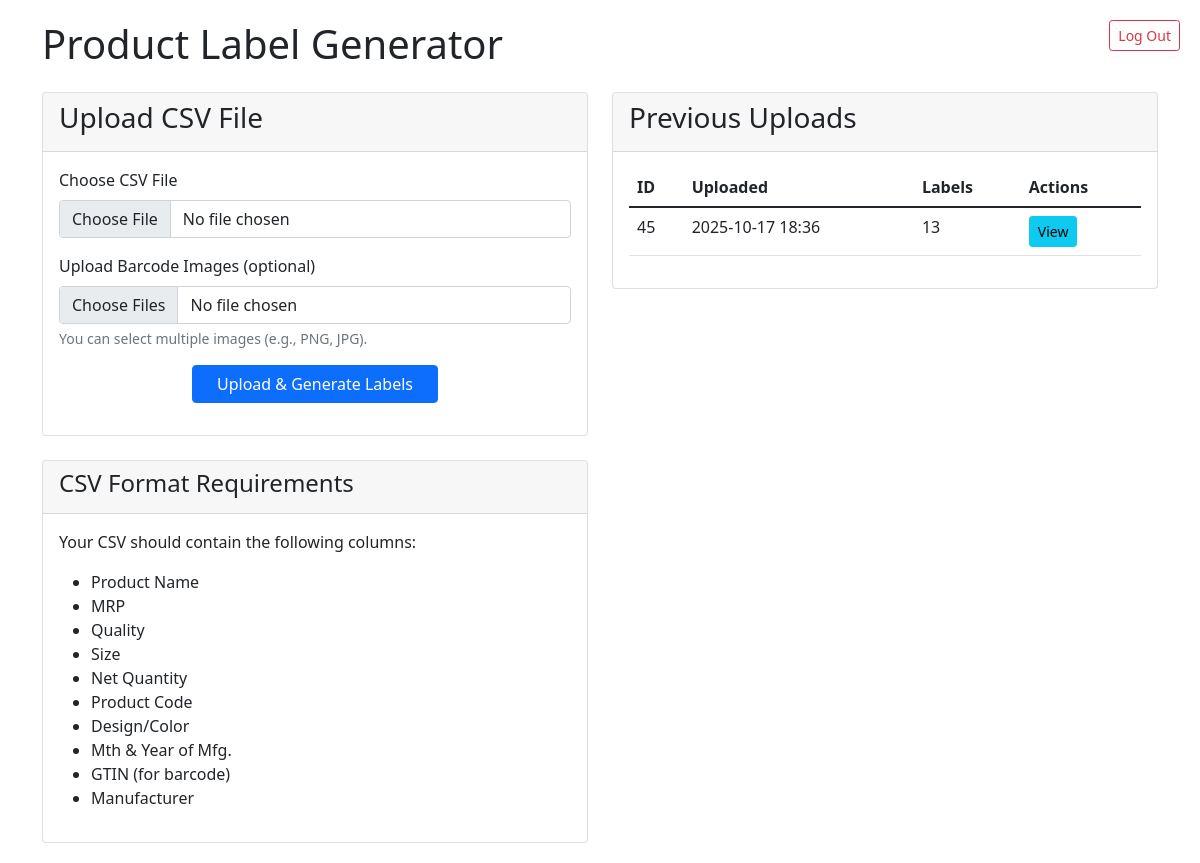
The app's page / (signed in), older data.
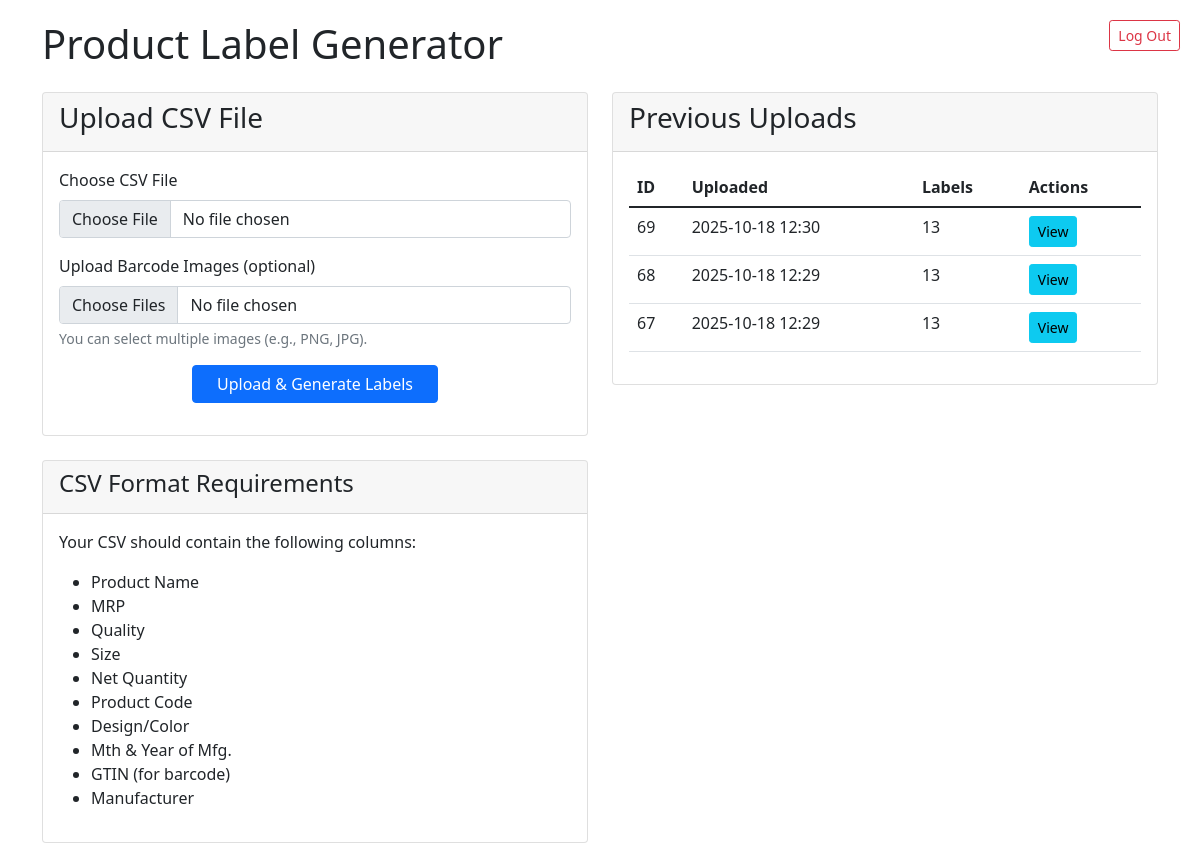
The same page, newer data.
### labels/models.py (models this page shows, shortened)
class CSVUpload(models.Model):
    file = models.FileField(upload_to=overwrite_filename, storage=OverwriteStorage())
    uploaded_at = models.DateTimeField(auto_now_add=True)
    processed = models.BooleanField(default=False)

### labels/views.py (the view)
# urls.py: path('', views.upload_csv, name='upload_csv'),
@login_required
def upload_csv(request):
    print("Upload csv called")
    if request.method == 'POST':
        print("Request method is POST")
        print("request.POST:", request.POST)
        print("request.FILES:", request.FILES)
        print("barcode_images in request.FILES:", 'barcode_images' in request.FILES)
        form = CSVUploadForm(request.POST, request.FILES)
        if form.is_valid():
            print("Form is valid")
            csv_upload = form.save()
            print("Saved CSVUpload:", csv_upload.id)
            for f in request.FILES.getlist('barcode_images'):
                print("Saving barcode image:", f.name)
                BarcodeImage.objects.create(upload=csv_upload, image=f)
            print("Calling process_csv")
            process_csv(csv_upload)
            return redirect('label_list', csv_upload.id)
        else:
            print("Form is not valid")
            print("Form errors:", form.errors.as_data())
            print("Field errors:")
            for field in form:
                print(f"{field.name}: {field.errors}")
            print("Non-field errors:", form.non_field_errors())
    else:
        print("Request method is not POST")
        form = CSVUploadForm()
    uploads = CSVUpload.objects.all().order_by('-uploaded_at')
    return render(request, 'labels/upload.html', {'form': form, 'uploads': uploads})

### labels/forms.py (shortened to what this page needs)
class CSVUploadForm(forms.ModelForm):
    barcode_images = forms.CharField(  # <--- Change field type to CharField
        required=False,
        widget=MultiFileInput(attrs={
            'multiple': True,
            'accept': 'image/*',
            'class': 'form-control',
        }),
        label='Upload Barcode Images (optional)',
    )
    class Meta:
        model = CSVUpload
        fields = ['file']
        widgets = {
            'file': forms.FileInput(attrs={
                'accept': '.csv',
                'class': 'form-control',
            })
        }

### labels/templates/labels/upload.html (shortened to what this page needs)
{% extends 'labels/base.html' %}
{% block content %}
<div class="row">
    <div class="col-md-6">
        <div class="card">
            <div class="card-header">
                <h3>Upload CSV File</h3>
            </div>
            <div class="card-body">
                <form method="post" enctype="multipart/form-data">
                    <div class="mb-3">
                        <label for="id_file" class="form-label fw-semibold">Choose CSV File</label>
                        {{ form.file }}
                    </div>
                    <div class="mb-3">
                        <label for="id_barcode_images" class="form-label fw-semibold">
                            Upload Barcode Images (optional)
                        </label>
                        {{ form.barcode_images }}
                        <div class="form-text">You can select multiple images (e.g., PNG, JPG).</div>
                    </div>
                    <div class="text-center">
                        <button type="submit" class="btn btn-primary px-4">
                            Upload & Generate Labels
                        </button>
                    </div>
                </form>
            </div>
        </div>
        <div class="card mt-4">
            <div class="card-header">
                <h4>CSV Format Requirements</h4>
            </div>
            <div class="card-body">
                <p>Your CSV should contain the following columns:</p>
                <ul>
                    <li>Product Name</li>
                    <li>MRP</li>
                    <li>Quality</li>
                    <li>Size</li>
                    <li>Net Quantity</li>
                    <li>Product Code</li>
                    <li>Design/Color</li>
                    <li>Mth & Year of Mfg. </li>
                    <li>GTIN (for barcode)</li>
                    <li>Manufacturer</li>
                </ul>
            </div>
        </div>
    </div>
    <div class="col-md-6">
        <div class="card">
            <div class="card-header">
                <h3>Previous Uploads</h3>
            </div>
            <div class="card-body">
                {% if uploads %}
                <table class="table">
                    <thead>
                        <tr>
                            <th>ID</th>
                            <th>Uploaded</th>
                            <th>Labels</th>
                            <th>Actions</th>
                        </tr>
                    </thead>
                    <tbody>
                        {% for upload in uploads %}
                        <tr>
                            <td>{{ upload.id }}</td>
                            <td>{{ upload.uploaded_at|date:"Y-m-d H:i" }}</td>
                            <td>{{ upload.labels.count }}</td>
                            <td>
                                <a href="{% url 'label_list' upload.id %}" class="btn btn-sm btn-info">View</a>
                            </td>
                        </tr>
                        {% endfor %}
                    </tbody>
                </table>
                {% else %}
                <p>No uploads yet.</p>
                {% endif %}
            </div>
        </div>
    </div>
</div>
{% endblock %}

### labels/templates/labels/base.html (shortened to what this page needs)
<html>
<head>
    {% load static %}
    <link href="https://cdn.jsdelivr.net/npm/bootstrap@5.1.3/dist/css/bootstrap.min.css" rel="stylesheet">
</head>
<body>
    <div class="container">
        {% if user.is_authenticated %}
        <form class="logout-form" method="post" action="{% url 'logout' %}">
            <button type="submit" class="btn btn-outline-danger btn-sm">Log Out</button>
        </form>
        {% endif %}
        <h1 class="mb-4">Product Label Generator</h1>
        {% block content %}{% endblock %}
    </div>
</body>
</html>

### labels/templates/labels/base.html (style rules this page uses)
body { padding: 20px; }
.logout-form { position: absolute; top: 20px; right: 20px; }

Row changes from the older to the newer data that the page shows:
removed CSVUpload: id "45", uploaded_at "2025-10-17 18:36", labels.count "13"
added CSVUpload: id "69", uploaded_at "2025-10-18 12:30", labels.count "13"
added CSVUpload: id "68", uploaded_at "2025-10-18 12:29", labels.count "13"
added CSVUpload: id "67", uploaded_at "2025-10-18 12:29", labels.count "13"
